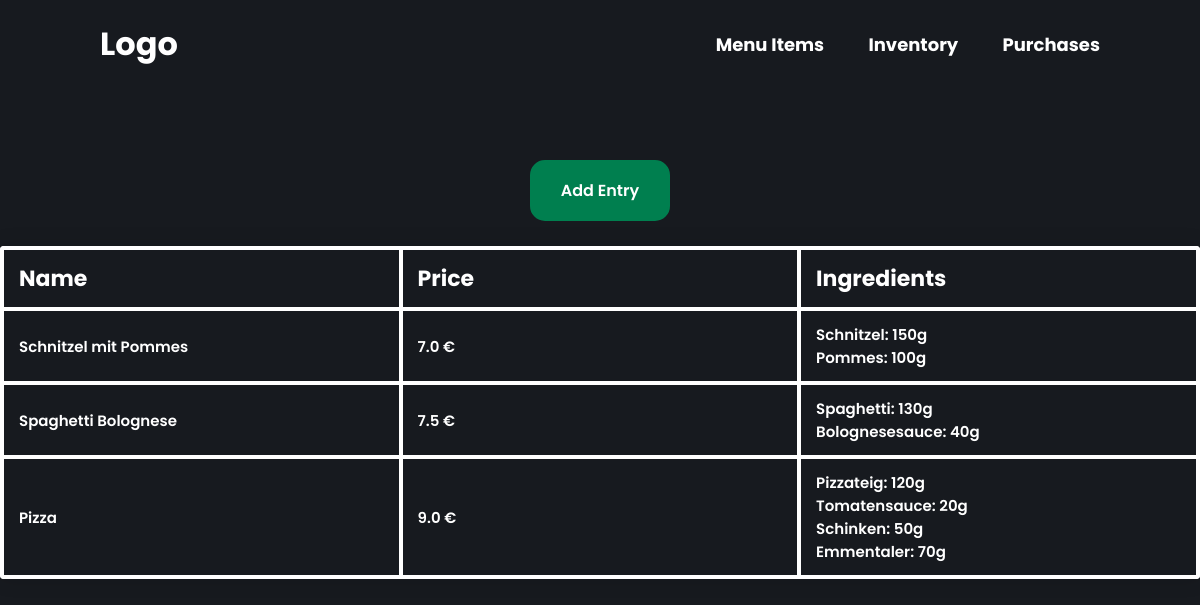
The page /menu-items/ on the database as committed earlier.
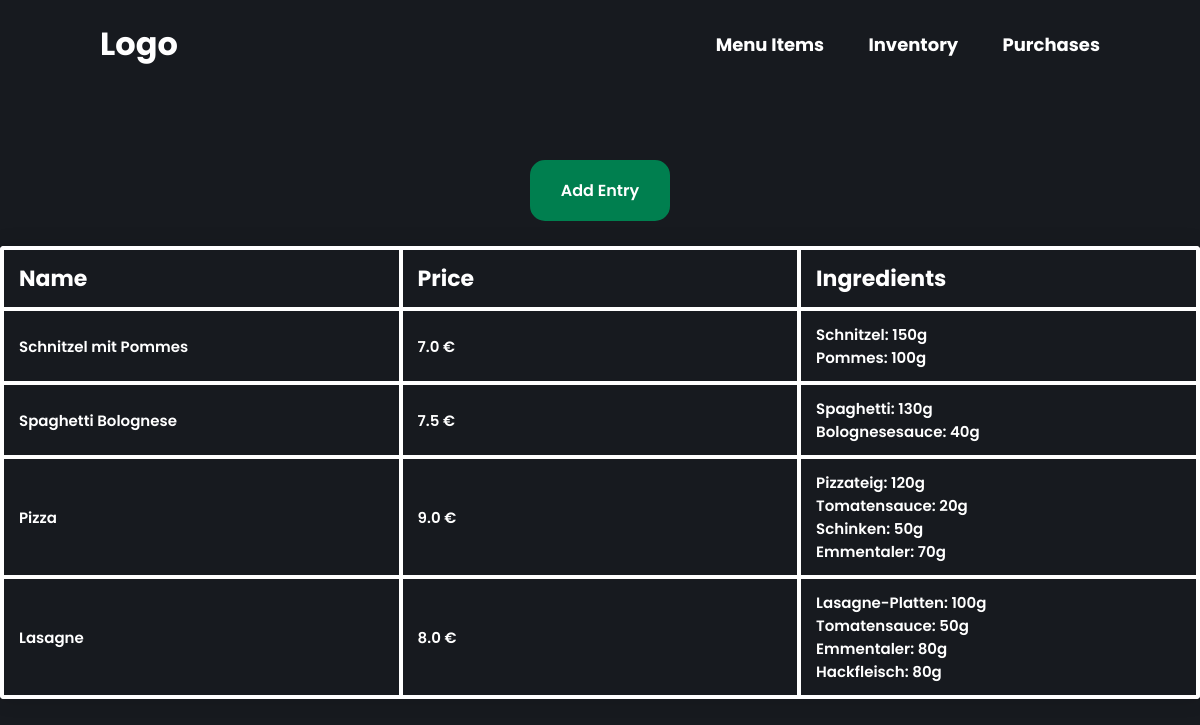
The same page on the database as committed later.
### restaurant/models.py (models this page shows, shortened)
class MenuItem(models.Model):
    menu_name = models.CharField(max_length=100)
    menu_price = models.FloatField(default=0)
    menu_ingredients = models.JSONField(default=0, null=True)

### restaurant/views.py (the view)
# urls.py: path('menu-items/', views.MenuItemsList.as_view(), name='menu_items'),
class MenuItemsList(TemplateView):
    template_name = "menu_item_table.html"
    def get_context_data(self, **kwargs: Any) -> dict[str, Any]:
        context = super().get_context_data(**kwargs)
        menu_items = MenuItem.objects.all()
        context["data"] = menu_items
        context["columns"] = ["Name", "Price", "Ingredients"]
        return context

### templates/menu_item_table.html (shortened to what this page needs)
{% extends 'base.html' %}
{% load static %}
{% block content %}
<div class="table--container">
    <a href="{% url 'menu_items_create' %}" class="create--entry--button">Add Entry</a>
    <table class="content-table">
        <thead>
            <tr>
                {% for column_name in columns %}
                <th>{{ column_name }}</th>
                {% endfor %}
            </tr>
        </thead>
        <tbody>
            {% for menu in data %}
            <tr class="clickable-row" data-href="{% url 'menu_items_update' menu.id %}">
                <td>
                    {{ menu.menu_name }}
                </td>
                <td>{{ menu.menu_price }} €</td>
                <td>
                    <ul>
                        {% for key, value in menu.menu_ingredients.ingredients.items %}
                        <li>{{key}}: {{value}}g</li>
                        {% endfor %}
                    </ul>
                </td>
            </tr>
            {% empty %}
            <h1>No Menu Items Yet</h1>
            {% endfor %}
        </tbody>
    </table>
</div>
{% endblock %}

Rows that differ between the two databases and show on the page:
added MenuItem: menu_name "Lasagne", menu_price "8.0", ingredients "Lasagne-Platten" "Tomatensauce" "Emmentaler" "Hackfleisch", ingredients "100" "50" "80" "80"
